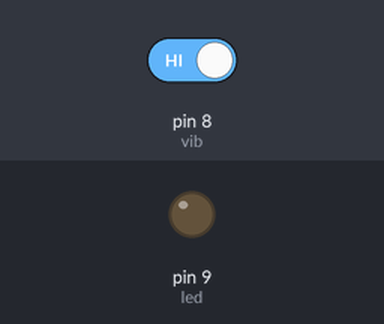
Bench run of a sketch on a simulated Arduino Uno, built with avr-gcc and run on an emulated ATmega328P. On the bench: output pins drawn as LEDs (lit = HIGH). Inputs (shaded band) come from the test bench; at power-on: pin 8 (vib) HIGH. What the sketch prints to the serial monitor is not drawn.

Above: at 1.2 s.
1.3 s: pin 8 (vib) driven LOW
At 2.5 s:
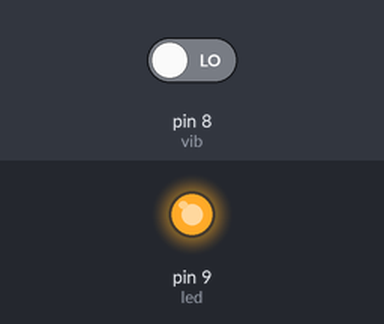
2.8 s: pin 8 (vib) driven HIGH
At 5.8 s:
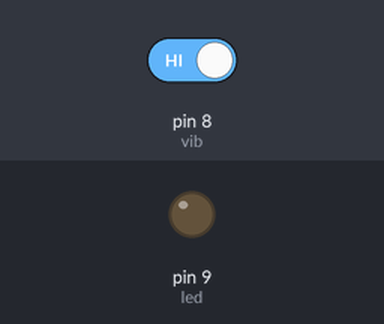
Timing chart, 0 to 7.3 s (numbered marks = the images above; inputs shaded):
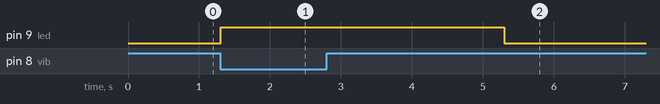

Measured:
- after the input at 1.3 s, pin 9 (led): LOW → HIGH at once
- after the input at 2.8 s, pin 9 (led): HIGH → LOW after 2.5 s

The sketch:

VIBRATIONAL_MODULE.ino
```cpp
int led=9;
int vib=8;
int vibval;
void setup() {
  // put your setup code here, to run once:
pinMode(led,OUTPUT);
pinMode(vib,INPUT);
Serial.begin(9600);
}

void loop() {
  // put your main code here, to run repeatedly:
vibval=digitalRead(vib);
Serial.println(vibval);
if(vibval==0){
  digitalWrite(led,HIGH);
  delay(4000);
}
if(vibval==1){
  digitalWrite(led,LOW);
}
}
```
